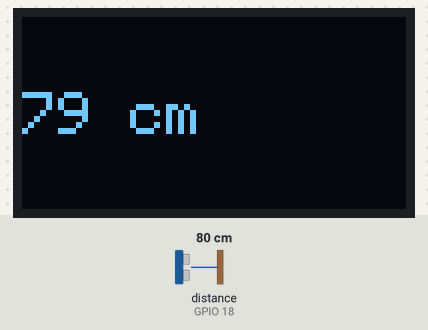
Bench run of a sketch on a simulated ESP32. Parts: 128×64 one-colour display. Wiring (inferred from the names in the program): ultrasonic range finder: trigger GPIO 5; echo GPIO 18. Inputs (shaded band) come from the test bench; at power-on: distance to the obstacle (sensor on GPIO 18) 80 cm. The echo pulse lasts 58.3 µs per cm; WiFi joins after 1.5 s; servers stay silent unless stated; what the sketch prints to the serial monitor is not drawn.

Above: at 4.5 s.
4.6 s: distance to the obstacle (sensor on GPIO 18) set to 2 cm
At 5.4 s:
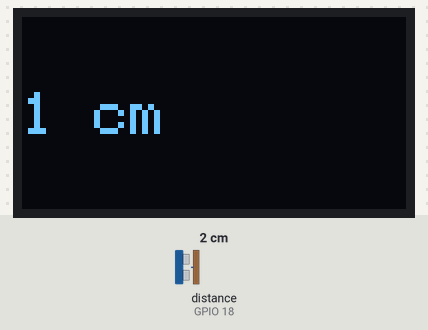
6.4 s: distance to the obstacle (sensor on GPIO 18) set to 4 cm
At 7.1 s:
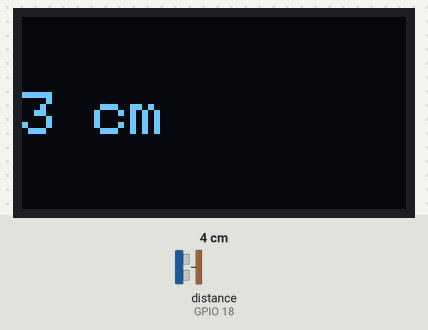
8.0 s: distance to the obstacle (sensor on GPIO 18) set to 9 cm
At 8.8 s:
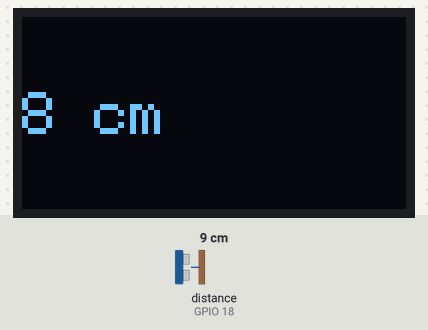
Timing chart, 0 to 11.0 s (numbered marks = the images above; inputs shaded):
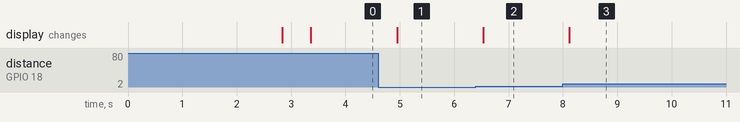

Measured:
- after the input at 4.6 s, the display: changes after 0.36 s (image 1)
- after the input at 6.4 s, the display: changes after 0.14 s (image 2)
- after the input at 8.0 s, the display: changes after 0.12 s (image 3)

The sketch:

REVIEW2.ino
```cpp
#define BLYNK_TEMPLATE_ID "TMPL3BFN2oENm"
#define BLYNK_TEMPLATE_NAME "ESP32 WaterLevel"
#define BLYNK_AUTH_TOKEN "7w4fj76RmqQgt6OsMU0hlFvS5mu1ykih"
#include <BlynkSimpleEsp32.h>
#include <Wire.h>
#include <Adafruit_GFX.h>
#include <Adafruit_SSD1306.h>
#include <WiFiClient.h>
#include <WiFi.h>
#define VPIN_BUTTON_1 V1

const char* ssid = "Bread";
const char* password = "vibgyor123";
char auth[] = "7w4fj76RmqQgt6OsMU0hlFvS5mu1ykih";

#define SCREEN_WIDTH 128 // OLED display width, in pixels
#define SCREEN_HEIGHT 64 // OLED display height, in pixels

Adafruit_SSD1306 display(SCREEN_WIDTH, SCREEN_HEIGHT, &Wire, -1);

const int trigPin = 5;
const int echoPin = 18;
#define SOUND_SPEED 0.034
#define CM_TO_INCH 0.393701
long duration;
int distanceCm;
int distanceInch;

void setup() {
    Serial.begin(115200);
    delay(1000);

    Blynk.begin("7w4fj76RmqQgt6OsMU0hlFvS5mu1ykih","Bread","vibgyor123");

    pinMode(trigPin, OUTPUT);
    pinMode(echoPin, INPUT);

    if (!display.begin(SSD1306_SWITCHCAPVCC, 0x3C)) {
        Serial.println(F("SSD1306 allocation failed"));
        for (;;) ;
    }
    delay(500);
    display.clearDisplay();
    display.setTextSize(2);
    display.setTextColor(WHITE);
}

void loop() {
    Blynk.run(); // Handle Blynk communication

    digitalWrite(trigPin, LOW);
    delayMicroseconds(2);
    digitalWrite(trigPin, HIGH);
    delayMicroseconds(10);
    digitalWrite(trigPin, LOW);

    duration = pulseIn(echoPin, HIGH);
    distanceCm = duration * SOUND_SPEED / 2;
    distanceInch = distanceCm * CM_TO_INCH;

    Serial.print("Distance (cm): ");
    Serial.println(distanceCm);
    Serial.print("Distance (inch): ");
    Serial.println(distanceInch);

    // Send distance data to VPIN_BUTTON_1 in the Blynk app
    Blynk.virtualWrite(VPIN_BUTTON_1, distanceCm);

    display.clearDisplay();
    display.setCursor(0, 25);
    display.print(distanceCm);
    display.print(" cm");

    display.display();

    delay(500);
}
```
